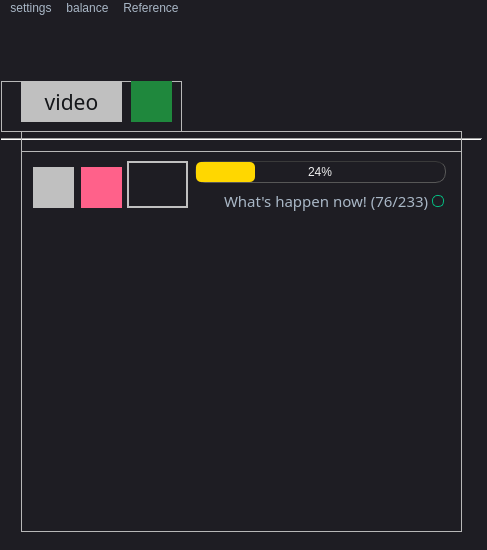
<?xml version="1.0" encoding="UTF-8"?>
<ui version="4.0">
 <class>MainWindow</class>
 <widget class="QMainWindow" name="MainWindow">
  <property name="geometry">
   <rect>
    <x>0</x>
    <y>0</y>
    <width>487</width>
    <height>550</height>
   </rect>
  </property>
  <property name="sizePolicy">
   <sizepolicy hsizetype="Preferred" vsizetype="Preferred">
    <horstretch>1</horstretch>
    <verstretch>1</verstretch>
   </sizepolicy>
  </property>
  <property name="windowTitle">
   <string>MainWindow</string>
  </property>
  <property name="styleSheet">
   <string notr="true">/*
Material Dark Style Sheet for QT Applications
Author: Jaime A. Quiroga P.
Inspired on https://github.com/jxfwinter/qt-material-stylesheet
Company: GTRONICK
Last updated: 04/12/2018, 15:00.
Available at: https://github.com/GTRONICK/QSS/blob/master/MaterialDark.qss
*/
QMainWindow {
	background-color:#1e1d23;
}
QDialog {
	background-color:#1e1d23;
}
QColorDialog {
	background-color:#1e1d23;
}
QTextEdit {
	background-color:#1e1d23;
	color: #a9b7c6;
}
QToolButton {
	border-style: solid;
    border-radius: 20px;
	border-top-color: transparent;
	border-right-color: transparent;
	border-left-color: transparent;
	border-bottom-color: #04b97f;
	border-bottom-width: 1px;
	border-style: solid;
	color: #a9b7c6;
	padding: 2px;
	background-color: #1e1d23;
}
QPushButton{
	border-style: solid;
	border-top-color: transparent;
	border-right-color: transparent;
	border-left-color: transparent;
	border-bottom-color: transparent;
	border-width: 1px;
	border-style: solid;
	color: #a9b7c6;
	padding: 2px;
	background-color: #c0c0c0;
}
QPushButton::default{
	border-style: inset;
	border-top-color: transparent;
	border-right-color: transparent;
	border-left-color: transparent;
	border-bottom-color: #04b97f;
	border-width: 1px;
	color: #a9b7c6;
	padding: 2px;
	background-color: #1e1d23;
}
QPushButton:hover
{
	border-style: solid;
	border-top-color: transparent;
	border-right-color: transparent;
	border-left-color: transparent;
	border-bottom-color: #FFFFFF;
	border-bottom-width: 1px;
	border-style: solid;
	color: #FFFFFF;
	padding-bottom: 2px;
	background-color: #ffd700;
}
QPushButton:pressed{
	border-style: solid;
	border-top-color: transparent;
	border-right-color: transparent;
	border-left-color: transparent;
	border-bottom-color: #FFFFFF;
	border-bottom-width: 2px;
	border-style: solid;
	color: #FFFFFF;
	padding-bottom: 1px;
	background-color: #e6c619;
}
QPushButton:disabled{
	border-style: solid;
	border-top-color: transparent;
	border-right-color: transparent;
	border-left-color: transparent;
	border-bottom-color: #808086;
	border-bottom-width: 2px;
	border-style: solid;
	color: #808086;
	padding-bottom: 1px;
	background-color: #1e1d23;
}
QToolButton:hover{
	border-style: solid;
	border-top-color: transparent;
	border-right-color: transparent;
	border-left-color: transparent;
	border-bottom-color: #37efba;
	border-bottom-width: 2px;
	border-style: solid;
	color: #FFFFFF;
	padding-bottom: 1px;
	background-color: #1e1d23;
}
QLineEdit {
	border-width: 1px; border-radius: 4px;
	border-color: rgb(58, 58, 58);
	border-style: inset;
	padding: 0 8px;
	color: #a9b7c6;
	background:#1e1d23;
	selection-background-color:#007b50;
	selection-color: #FFFFFF;
}
QLabel {
	color: #a9b7c6;
}
QLCDNumber {
	color: #37e6b4;
}
QProgressBar {
	text-align: center;
	color: rgb(240, 240, 240);
	border-width: 1px; 
	border-radius: 10px;
	border-color: rgb(58, 58, 58);
	border-style: inset;
	background-color:#1e1d23;
}
QProgressBar::chunk {
	background-color: #ffd700;
	border-radius: 5px;
}
QMenuBar {
	background-color: #1e1d23;
}
QMenuBar::item {
	color: #a9b7c6;
  	spacing: 3px;
  	padding: 1px 4px;
  	background: #1e1d23;
}

QMenuBar::item:selected {
  	background:#1e1d23;
	color: #ffd700;
}
QMenu::item:selected {
	border-style: solid;
	border-top-color: transparent;
	border-right-color: transparent;
	border-left-color: #ffd700;
	border-bottom-color: transparent;
	border-left-width: 2px;
	color: #FFFFFF;
	padding-left:15px;
	padding-top:4px;
	padding-bottom:4px;
	padding-right:7px;
	background-color: #1e1d23;
}
QMenu::item {
	border-style: solid;
	border-top-color: transparent;
	border-right-color: transparent;
	border-left-color: transparent;
	border-bottom-color: transparent;
	border-bottom-width: 1px;
	border-style: solid;
	color: #a9b7c6;
	padding-left:17px;
	padding-top:4px;
	padding-bottom:4px;
	padding-right:7px;
	background-color: #1e1d23;
}
QMenu{
	background-color:#1e1d23;
}
QTabWidget {
	color:rgb(0,0,0);
	background-color:#1e1d23;
}
QTabWidget::pane {
		border-color: rgb(77,77,77);
		background-color:#1e1d23;
		border-style: solid;
		border-width: 1px;
    	border-radius: 6px;
}
QTabBar::tab {
	border-style: solid;
	border-top-color: transparent;
	border-right-color: transparent;
	border-left-color: transparent;
	border-bottom-color: transparent;
	border-bottom-width: 1px;
	border-style: solid;
	color: #808086;
	padding: 3px;
	margin-left:3px;
	background-color: #1e1d23;
}
QTabBar::tab:selected, QTabBar::tab:last:selected, QTabBar::tab:hover {
  	border-style: solid;
	border-top-color: transparent;
	border-right-color: transparent;
	border-left-color: transparent;
	border-bottom-color: #04b97f;
	border-bottom-width: 2px;
	border-style: solid;
	color: #FFFFFF;
	padding-left: 3px;
	padding-bottom: 2px;
	margin-left:3px;
	background-color: #1e1d23;
}

QCheckBox {
	color: #a9b7c6;
	padding: 2px;
}
QCheckBox:disabled {
	color: #808086;
	padding: 2px;
}

QCheckBox:hover {
	border-radius:4px;
	border-style:solid;
	padding-left: 1px;
	padding-right: 1px;
	padding-bottom: 1px;
	padding-top: 1px;
	border-width:1px;
	border-color: rgb(87, 97, 106);
	background-color:#1e1d23;
}
QCheckBox::indicator:checked {

	height: 10px;
	width: 10px;
	border-style:solid;
	border-width: 1px;
	border-color: #04b97f;
	color: #a9b7c6;
	background-color: #04b97f;
}
QCheckBox::indicator:unchecked {

	height: 10px;
	width: 10px;
	border-style:solid;
	border-width: 1px;
	border-color: #04b97f;
	color: #a9b7c6;
	background-color: transparent;
}
QRadioButton {
	color: #a9b7c6;
	background-color: #1e1d23;
	padding: 1px;
}
QRadioButton::indicator:checked {
	height: 10px;
	width: 10px;
	border-style:solid;
	border-radius:5px;
	border-width: 1px;
	border-color: #04b97f;
	color: #a9b7c6;
	background-color: #04b97f;
}
QRadioButton::indicator:!checked {
	height: 10px;
	width: 10px;
	border-style:solid;
	border-radius:5px;
	border-width: 1px;
	border-color: #04b97f;
	color: #a9b7c6;
	background-color: transparent;
}
QStatusBar {
	color:#027f7f;
}
QSpinBox {
	color: #a9b7c6;	
	background-color: #1e1d23;
}
QDoubleSpinBox {
	color: #a9b7c6;	
	background-color: #1e1d23;
}
QTimeEdit {
	color: #a9b7c6;	
	background-color: #1e1d23;
}
QDateTimeEdit {
	color: #a9b7c6;	
	background-color: #1e1d23;
}
QDateEdit {
	color: #a9b7c6;	
	background-color: #1e1d23;
}
QComboBox {
	color: #a9b7c6;	
	background: #1e1d23;
}
QComboBox:editable {
	background: #1e1d23;
	color: #a9b7c6;
	selection-background-color: #1e1d23;
}
QComboBox QAbstractItemView {
	color: #a9b7c6;	
	background: #1e1d23;
	selection-color: #FFFFFF;
	selection-background-color: #1e1d23;
}
QComboBox:!editable:on, QComboBox::drop-down:editable:on {
	color: #a9b7c6;	
	background: #1e1d23;
}
QFontComboBox {
	color: #a9b7c6;	
	background-color: #1e1d23;
}
QToolBox {
	color: #a9b7c6;
	background-color: #1e1d23;
}
QToolBox::tab {
	color: #a9b7c6;
	background-color: #1e1d23;
}
QToolBox::tab:selected {
	color: #FFFFFF;
	background-color: #1e1d23;
}
QScrollArea {
	color: #FFFFFF;
	background-color: #1e1d23;
}
QSlider::groove:horizontal {
	height: 5px;
	background: #04b97f;
}
QSlider::groove:vertical {
	width: 5px;
	background: #04b97f;
}
QSlider::handle:horizontal {
	background: qlineargradient(x1:0, y1:0, x2:1, y2:1, stop:0 #b4b4b4, stop:1 #8f8f8f);
	border: 1px solid #5c5c5c;
	width: 14px;
	margin: -5px 0;
	border-radius: 7px;
}
QSlider::handle:vertical {
	background: qlineargradient(x1:1, y1:1, x2:0, y2:0, stop:0 #b4b4b4, stop:1 #8f8f8f);
	border: 1px solid #5c5c5c;
	height: 14px;
	margin: 0 -5px;
	border-radius: 7px;
}
QSlider::add-page:horizontal {
    background: white;
}
QSlider::add-page:vertical {
    background: white;
}
QSlider::sub-page:horizontal {
    background: #04b97f;
}
QSlider::sub-page:vertical {
    background: #04b97f;
}</string>
  </property>
  <widget class="QWidget" name="centralwidget">
   <widget class="QTabWidget" name="tabWidget">
    <property name="geometry">
     <rect>
      <x>-10</x>
      <y>-30</y>
      <width>501</width>
      <height>571</height>
     </rect>
    </property>
    <property name="font">
     <font>
      <family>Cascadia Code</family>
      <bold>false</bold>
      <strikeout>false</strikeout>
     </font>
    </property>
    <property name="styleSheet">
     <string notr="true">QtabWidget

{
	background-color: #c0c0c0
}</string>
    </property>
    <widget class="QWidget" name="welcome_fr">
     <attribute name="title">
      <string>Tab 1</string>
     </attribute>
     <widget class="Line" name="welcom_split_line">
      <property name="geometry">
       <rect>
        <x>10</x>
        <y>118</y>
        <width>481</width>
        <height>20</height>
       </rect>
      </property>
      <property name="orientation">
       <enum>Qt::Horizontal</enum>
      </property>
     </widget>
     <widget class="QFrame" name="do_work_with_video_pb">
      <property name="geometry">
       <rect>
        <x>10</x>
        <y>70</y>
        <width>181</width>
        <height>51</height>
       </rect>
      </property>
      <property name="styleSheet">
       <string notr="true"/>
      </property>
      <property name="frameShape">
       <enum>QFrame::StyledPanel</enum>
      </property>
      <property name="frameShadow">
       <enum>QFrame::Raised</enum>
      </property>
      <widget class="QPushButton" name="create_form_for_video_pb">
       <property name="geometry">
        <rect>
         <x>20</x>
         <y>0</y>
         <width>101</width>
         <height>41</height>
        </rect>
       </property>
       <property name="font">
        <font>
         <family>Yu Gothic UI Semilight</family>
         <pointsize>16</pointsize>
         <italic>false</italic>
         <bold>false</bold>
        </font>
       </property>
       <property name="styleSheet">
        <string notr="true">QPushButton {
	color: #141619
}
</string>
       </property>
       <property name="text">
        <string>video</string>
       </property>
       <property name="autoRepeatDelay">
        <number>300</number>
       </property>
      </widget>
      <widget class="QPushButton" name="play_pb">
       <property name="geometry">
        <rect>
         <x>130</x>
         <y>0</y>
         <width>41</width>
         <height>41</height>
        </rect>
       </property>
       <property name="styleSheet">
        <string notr="true">QPushButton {

	background-color: #1f883d;
	color: #E1E1E1
}
QPushButton:hover
{
	border-style: solid;
	border-top-color: transparent;
	border-right-color: transparent;
	border-left-color: transparent;
	border-bottom-color: #24B34F;
	border-bottom-width: 1px;
	border-style: solid;
	color: #FFFFFF;
	padding-bottom: 2px;
	background-color: #24B34F;
}</string>
       </property>
       <property name="text">
        <string/>
       </property>
       <property name="icon">
        <iconset>
         <normaloff>../../Qt/qt files for project/play(1).png</normaloff>../../Qt/qt files for project/play(1).png</iconset>
       </property>
       <property name="iconSize">
        <size>
         <width>38</width>
         <height>38</height>
        </size>
       </property>
       <property name="checkable">
        <bool>false</bool>
       </property>
      </widget>
     </widget>
     <widget class="QFrame" name="video_process_fr">
      <property name="geometry">
       <rect>
        <x>30</x>
        <y>120</y>
        <width>441</width>
        <height>401</height>
       </rect>
      </property>
      <property name="frameShape">
       <enum>QFrame::StyledPanel</enum>
      </property>
      <property name="frameShadow">
       <enum>QFrame::Raised</enum>
      </property>
      <widget class="QWidget" name="verticalLayoutWidget">
       <property name="geometry">
        <rect>
         <x>0</x>
         <y>20</y>
         <width>441</width>
         <height>381</height>
        </rect>
       </property>
       <layout class="QVBoxLayout" name="video_process_vl">
        <item>
         <widget class="QFrame" name="ideal_video_process_fr">
          <property name="styleSheet">
           <string notr="true"/>
          </property>
          <property name="frameShape">
           <enum>QFrame::StyledPanel</enum>
          </property>
          <property name="frameShadow">
           <enum>QFrame::Raised</enum>
          </property>
          <widget class="QLabel" name="label">
           <property name="geometry">
            <rect>
             <x>106</x>
             <y>10</y>
             <width>61</width>
             <height>47</height>
            </rect>
           </property>
           <property name="styleSheet">
            <string notr="true">QLabel {
    border: 2px solid #c0c0c0;
}</string>
           </property>
           <property name="text">
            <string/>
           </property>
           <property name="pixmap">
            <pixmap>../../Qt/qt files for project/aaa.jpg</pixmap>
           </property>
           <property name="scaledContents">
            <bool>true</bool>
           </property>
          </widget>
          <widget class="QLabel" name="border_procecc_l">
           <property name="geometry">
            <rect>
             <x>-12</x>
             <y>5</y>
             <width>451</width>
             <height>61</height>
            </rect>
           </property>
           <property name="text">
            <string/>
           </property>
           <property name="pixmap">
            <pixmap>../../Qt/qt files for project/border.png</pixmap>
           </property>
           <property name="scaledContents">
            <bool>true</bool>
           </property>
          </widget>
          <widget class="QProgressBar" name="progressBar">
           <property name="geometry">
            <rect>
             <x>174</x>
             <y>10</y>
             <width>251</width>
             <height>22</height>
            </rect>
           </property>
           <property name="value">
            <number>24</number>
           </property>
          </widget>
          <widget class="QLabel" name="whats_happen_now_l">
           <property name="geometry">
            <rect>
             <x>176</x>
             <y>40</y>
             <width>251</width>
             <height>20</height>
            </rect>
           </property>
           <property name="font">
            <font>
             <family>Yu Gothic UI Semilight</family>
             <pointsize>11</pointsize>
            </font>
           </property>
           <property name="styleSheet">
            <string notr="true">QLabel{
    padding-left: center;
}</string>
           </property>
           <property name="text">
            <string>What's happen now! (76/233) </string>
           </property>
          </widget>
          <widget class="QPushButton" name="settings_pb">
           <property name="geometry">
            <rect>
             <x>12</x>
             <y>16</y>
             <width>41</width>
             <height>41</height>
            </rect>
           </property>
           <property name="styleSheet">
            <string notr="true"/>
           </property>
           <property name="text">
            <string/>
           </property>
           <property name="icon">
            <iconset>
             <normaloff>../../Qt/qt files for project/settings.png</normaloff>../../Qt/qt files for project/settings.png</iconset>
           </property>
           <property name="iconSize">
            <size>
             <width>28</width>
             <height>28</height>
            </size>
           </property>
          </widget>
          <widget class="QPushButton" name="delete_pb">
           <property name="geometry">
            <rect>
             <x>60</x>
             <y>16</y>
             <width>41</width>
             <height>41</height>
            </rect>
           </property>
           <property name="styleSheet">
            <string notr="true">QPushButton{
	border-top-color: transparent;
	border-right-color: transparent;
	border-left-color: transparent;
	border-bottom-color: transparent;
	border-width: 1px;
	border-style: solid;
	color: #a9b7c6;
	padding: 2px;
	background-color: #ff618a;
}
QPushButton::default{
	border-style: inset;
	border-top-color: transparent;
	border-right-color: transparent;
	border-left-color: transparent;
	border-bottom-color: black;
	border-width: 1px;
	color: #a9b7c6;
	padding: 2px;
	background-color: #ff618a;
}
QPushButton:hover
{
	border-style: solid;
	border-top-color: transparent;
	border-right-color: transparent;
	border-left-color: transparent;
	border-bottom-color: black;
	border-bottom-width: 1px;
	border-style: solid;
	color: black;
	padding-bottom: 2px;
	background-color: #cd3059;
}
QPushButton:pressed{
	border-style: solid;
	border-top-color: transparent;
	border-right-color: transparent;
	border-left-color: transparent;
	border-bottom-color: black;
	border-bottom-width: 2px;
	border-style: solid;
	color: #37efba;
	padding-bottom: 1px;
	background-color: #1e1d23;
}
QPushButton:disabled{
	border-style: solid;
	border-top-color: transparent;
	border-right-color: transparent;
	border-left-color: transparent;
	border-bottom-color: #808086;
	border-bottom-width: 2px;
	border-style: solid;
	color: #808086;
	padding-bottom: 1px;
	background-color: #1e1d23;
}</string>
           </property>
           <property name="text">
            <string/>
           </property>
           <property name="icon">
            <iconset>
             <normaloff>../../Qt/qt files for project/del.png</normaloff>../../Qt/qt files for project/del.png</iconset>
           </property>
           <property name="iconSize">
            <size>
             <width>28</width>
             <height>28</height>
            </size>
           </property>
          </widget>
          <widget class="QRadioButton" name="radioButton">
           <property name="geometry">
            <rect>
             <x>410</x>
             <y>40</y>
             <width>16</width>
             <height>20</height>
            </rect>
           </property>
           <property name="toolTip">
            <string>&lt;html&gt;&lt;head/&gt;&lt;body&gt;&lt;p&gt;{Name video}&lt;/p&gt;&lt;/body&gt;&lt;/html&gt;</string>
           </property>
           <property name="whatsThis">
            <string>&lt;html&gt;&lt;head/&gt;&lt;body&gt;&lt;p&gt;AAAAA&lt;/p&gt;&lt;/body&gt;&lt;/html&gt;</string>
           </property>
           <property name="text">
            <string/>
           </property>
          </widget>
          <zorder>border_procecc_l</zorder>
          <zorder>label</zorder>
          <zorder>progressBar</zorder>
          <zorder>whats_happen_now_l</zorder>
          <zorder>settings_pb</zorder>
          <zorder>delete_pb</zorder>
          <zorder>radioButton</zorder>
         </widget>
        </item>
       </layout>
      </widget>
     </widget>
    </widget>
    <widget class="QWidget" name="tab_2">
     <attribute name="title">
      <string>Tab 2</string>
     </attribute>
    </widget>
   </widget>
  </widget>
  <widget class="QMenuBar" name="menuBar">
   <property name="geometry">
    <rect>
     <x>0</x>
     <y>0</y>
     <width>487</width>
     <height>19</height>
    </rect>
   </property>
   <widget class="QMenu" name="menusettings">
    <property name="font">
     <font>
      <family>Yu Gothic UI Semibold</family>
      <bold>true</bold>
     </font>
    </property>
    <property name="title">
     <string>settings</string>
    </property>
    <addaction name="actionAdd_preference"/>
    <addaction name="action_hange_directory"/>
    <addaction name="separator"/>
    <addaction name="actionGlobal_settings"/>
   </widget>
   <widget class="QMenu" name="menubalance">
    <property name="title">
     <string>balance</string>
    </property>
    <addaction name="actionshow_balance"/>
   </widget>
   <widget class="QMenu" name="menuReference">
    <property name="title">
     <string>Reference</string>
    </property>
   </widget>
   <addaction name="menusettings"/>
   <addaction name="menubalance"/>
   <addaction name="menuReference"/>
  </widget>
  <action name="actionAdd_preference">
   <property name="text">
    <string>Add preference</string>
   </property>
  </action>
  <action name="actionshow_balance">
   <property name="text">
    <string>show balance</string>
   </property>
  </action>
  <action name="action_hange_directory">
   <property name="text">
    <string>Сhange directory</string>
   </property>
  </action>
  <action name="actionGlobal_settings">
   <property name="text">
    <string>Global settings</string>
   </property>
  </action>
 </widget>
 <resources/>
 <connections/>
</ui>
